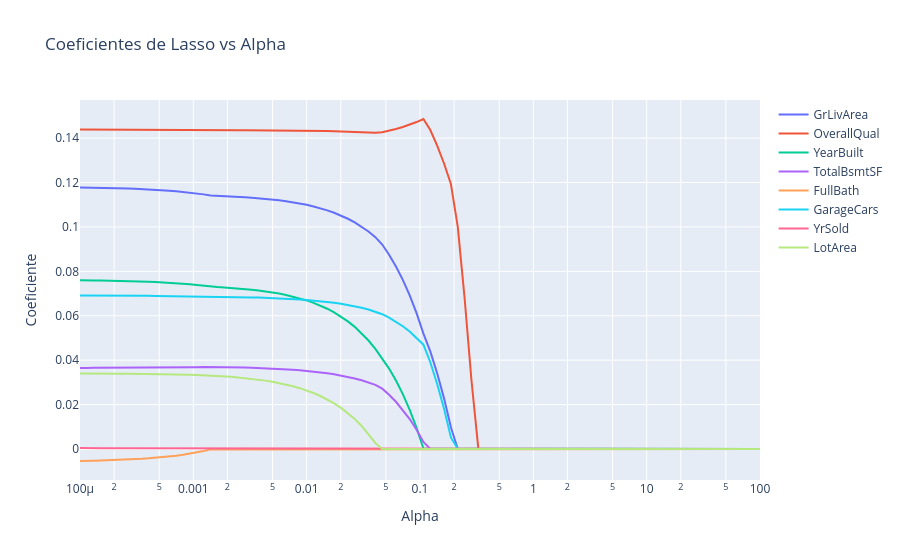

Notebook code cell kept with this figure:
### Markdown cell above
Aca podemos ver claramente que los mejores coeficientes son (en orden):
- OverallQual
- GrLivArea
- GarageCars

### Code cell
# Ejercicio 8

alphas_path, coefs_path, _ = lasso_path(
    X_train_scaled.values,
    y_train.values,
    alphas=alphas
)

fig = go.Figure()
for i, feature in enumerate(numeric_features):
    fig.add_trace(go.Scatter(
        x=alphas_path,
        y=coefs_path[i, :],
        mode='lines',
        name=feature
    ))

fig.update_xaxes(type='log', title='Alpha')
fig.update_yaxes(title='Coeficiente')
fig.update_layout(title='Coeficientes de Lasso vs Alpha')
fig.show()
